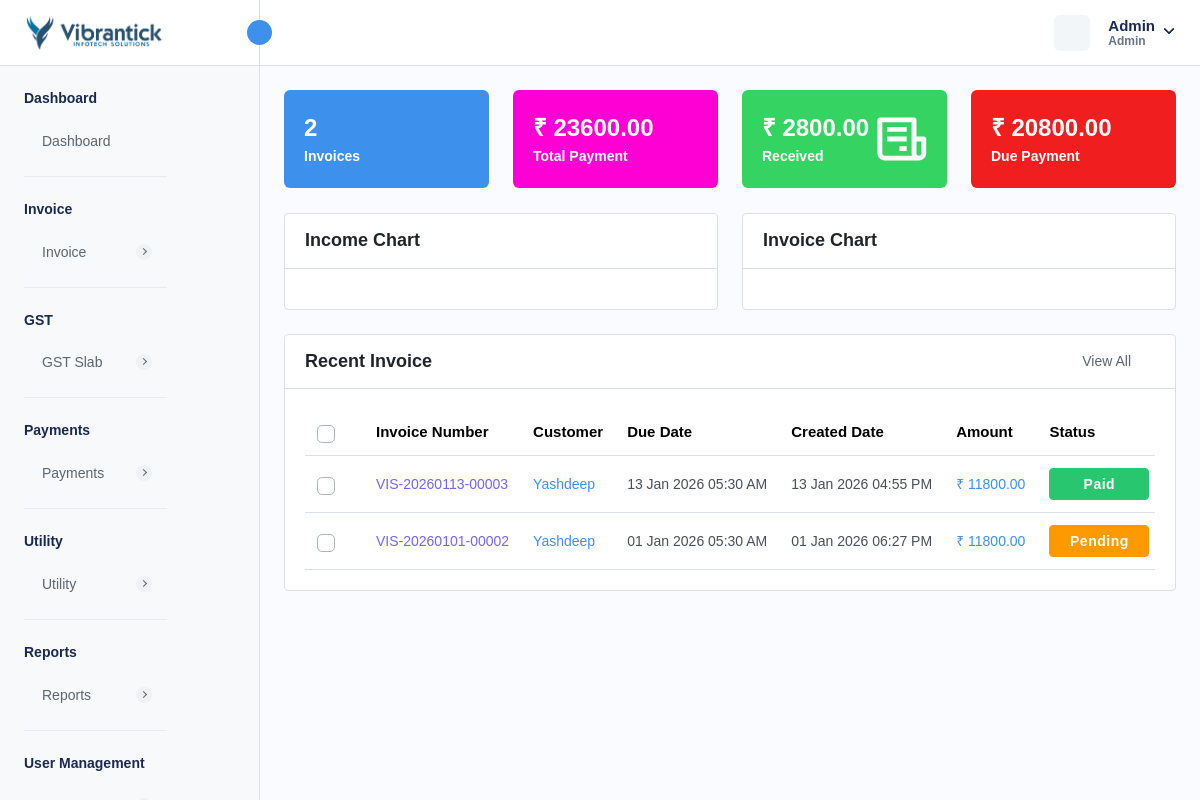
The page /admin-dashboard.php (signed in) on the database as committed earlier.
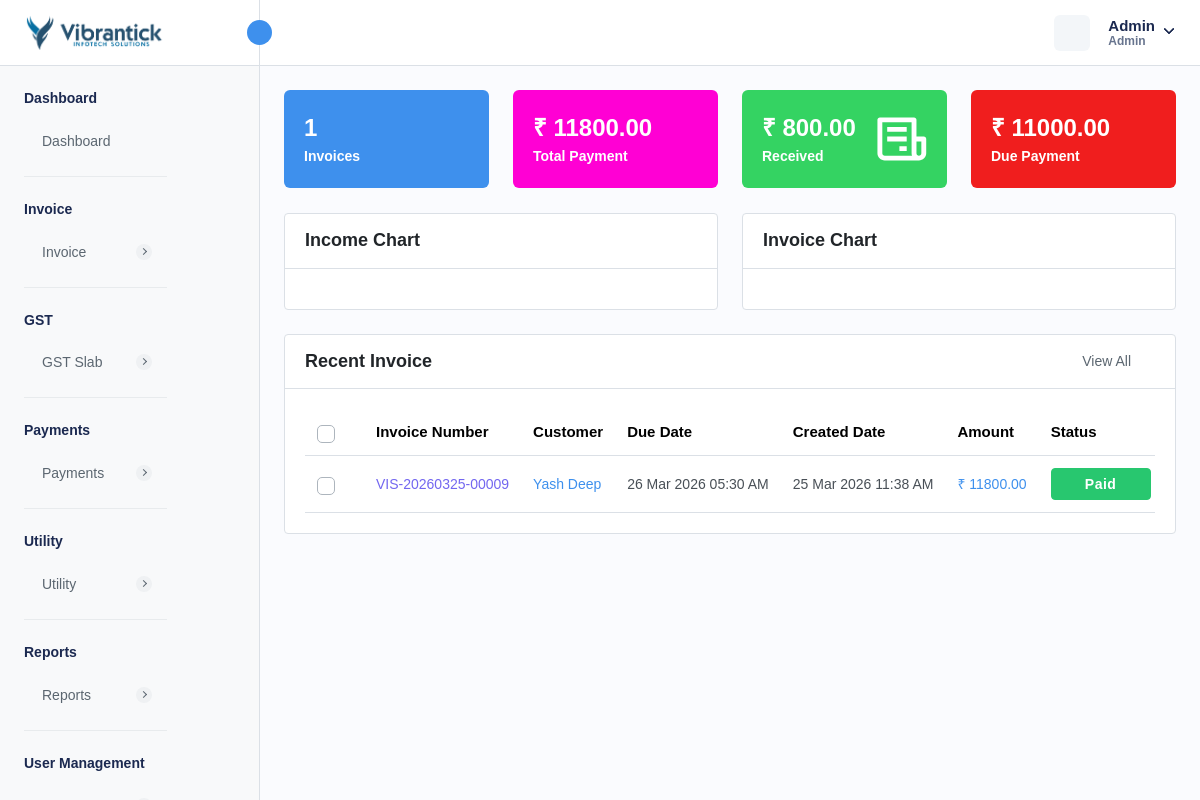
The same page on the database as committed later.
### tables this page shows
CREATE TABLE `company_settings` (
  `company_id` int NOT NULL AUTO_INCREMENT,
  `company_name` varchar(255) DEFAULT NULL,
  `company_email` varchar(255) DEFAULT NULL,
  `company_phone` varchar(20) DEFAULT NULL,
  `company_website` varchar(255) DEFAULT NULL,
  `company_logo` varchar(255) DEFAULT NULL,
  `favicon` varchar(255) DEFAULT NULL,
  `address` text,
  `country` varchar(100) DEFAULT NULL,
  `state` varchar(100) DEFAULT NULL,
  `city` varchar(100) DEFAULT NULL,
  `postal_code` varchar(20) DEFAULT NULL,
  `created_at` timestamp NULL DEFAULT CURRENT_TIMESTAMP,
  `updated_at` timestamp NULL DEFAULT CURRENT_TIMESTAMP ON UPDATE CURRENT_TIMESTAMP,
  PRIMARY KEY (`company_id`)
);

CREATE TABLE `localization_settings` (
  `id` int NOT NULL AUTO_INCREMENT,
  `language` varchar(50) DEFAULT 'English',
  `timezone` varchar(100) DEFAULT 'UTC',
  `date_format` varchar(20) DEFAULT 'd M Y',
  `time_format` varchar(10) DEFAULT '12',
  `currency_id` int DEFAULT NULL,
  `created_at` datetime DEFAULT CURRENT_TIMESTAMP,
  `updated_at` datetime DEFAULT CURRENT_TIMESTAMP ON UPDATE CURRENT_TIMESTAMP,
  PRIMARY KEY (`id`)
);

CREATE TABLE `currency` (
  `currency_id` int NOT NULL AUTO_INCREMENT,
  `currency_name` varchar(255) DEFAULT NULL,
  `currency_code` varchar(45) DEFAULT NULL,
  `currency_symbol` varchar(45) DEFAULT NULL,
  `currency_rate` decimal(10,2) DEFAULT NULL,
  `created_at` timestamp NULL DEFAULT CURRENT_TIMESTAMP,
  `updated_at` timestamp NULL DEFAULT NULL,
  `is_active` int DEFAULT '1',
  PRIMARY KEY (`currency_id`)
);

CREATE TABLE `invoice` (
  `invoice_id` int NOT NULL AUTO_INCREMENT,
  `invoice_number` varchar(255) NOT NULL,
  `payment_method` enum('CREDIT_CARD','DEBIT_CARD','CASH','NET_BANKING','PAYPAL','OTHER') NOT NULL,
  `transaction_id` varchar(255) DEFAULT NULL,
  `status` enum('PAID','PENDING','CANCELLED','REFUNDED') NOT NULL,
  `amount` decimal(10,2) NOT NULL,
  `quantity` int NOT NULL,
  `discount` decimal(10,2) NOT NULL,
  `total_amount` decimal(10,2) NOT NULL,
  `due_date` varchar(255) DEFAULT NULL,
  `customer_id` int DEFAULT NULL,
  `service_id` json DEFAULT NULL,
  `description` longtext,
  `created_at` timestamp NULL DEFAULT CURRENT_TIMESTAMP,
  `updated_at` timestamp NULL DEFAULT CURRENT_TIMESTAMP ON UPDATE CURRENT_TIMESTAMP,
  `is_active` int NOT NULL DEFAULT '1',
  `reminder_enabled` int NOT NULL DEFAULT '0',
  `reminder_count` int NOT NULL DEFAULT '0',
  `created_by` int NOT NULL,
  `from_date` varchar(255) DEFAULT NULL,
  `to_date` varchar(255) DEFAULT NULL,
  `invoice_type` enum('FIXED','RECURSIVE') DEFAULT NULL,
  `invoice_title` varchar(255) DEFAULT NULL,
  `gst_status` enum('PAID','HOLD','CANCELLED') DEFAULT 'HOLD',
  `repeat_cycle` enum('DAILY','WEEKLY','MONTHLY','QUARTERLY','SEMIQUARTERLY','ANNUALLY','BIENNIALLY') DEFAULT NULL,
  `create_before` int DEFAULT NULL,
  PRIMARY KEY (`invoice_id`),
  UNIQUE KEY `invoice_number_UNIQUE` (`invoice_number`),
  UNIQUE KEY `transaction_id_UNIQUE` (`transaction_id`),
  KEY `fk_invoice_customer` (`customer_id`),
  CONSTRAINT `fk_invoice_customer` FOREIGN KEY (`customer_id`) REFERENCES `customer` (`customer_id`) ON DELETE CASCADE
);

CREATE TABLE `customer` (
  `customer_id` int NOT NULL AUTO_INCREMENT,
  `customer_name` varchar(255) NOT NULL,
  `customer_phone` varchar(15) DEFAULT NULL,
  `customer_email` varchar(255) DEFAULT NULL,
  `customer_address` text,
  `ship_name` varchar(255) DEFAULT NULL,
  `ship_phone` varchar(15) DEFAULT NULL,
  `ship_email` varchar(255) DEFAULT NULL,
  `ship_address` text,
  `isActive` int DEFAULT '1',
  `created_at` timestamp NULL DEFAULT CURRENT_TIMESTAMP,
  `updated_at` timestamp NULL DEFAULT NULL ON UPDATE CURRENT_TIMESTAMP,
  `customer_state` varchar(45) DEFAULT NULL,
  `customer_city` int DEFAULT NULL,
  `gst_number` varchar(45) DEFAULT NULL,
  `image` varchar(155) DEFAULT NULL,
  `pan_number` varchar(10) DEFAULT NULL,
  `tan_number` varchar(10) DEFAULT NULL,
  PRIMARY KEY (`customer_id`),
  UNIQUE KEY `customer_phone_UNIQUE` (`customer_phone`),
  UNIQUE KEY `customer_email_UNIQUE` (`customer_email`),
  UNIQUE KEY `gst_number_UNIQUE` (`gst_number`),
  UNIQUE KEY `pan_number_UNIQUE` (`pan_number`),
  UNIQUE KEY `tan_number_UNIQUE` (`tan_number`)
);

### utility/formatDateTime.php (called while the page is built, shortened)
<?php
function formatDateTime($dateTimeValue, $localizationSettings)
{
    try {
        $timezone = $localizationSettings['timezone'] ?? 'UTC';
        $dateFormat = $localizationSettings['date_format'] ?? 'd M Y';
        $format = $dateFormat;
        $date = new DateTime($dateTimeValue, new DateTimeZone('UTC'));
        $date->setTimezone(new DateTimeZone($timezone));
        return $date->format($format);
    } catch (Exception $e) {
        return $dateTimeValue;
    }
}

### admin-dashboard.php (the view, shortened to what the rows shown need)
<?php
require './database/config.php';
require './utility/formatDateTime.php';
try {
    $stmtFetchLocalizationSettings = $db->prepare("SELECT * FROM localization_settings INNER JOIN currency ON localization_settings.currency_id = currency.currency_id WHERE currency.is_active = 1  ");
    $stmtFetchLocalizationSettings->execute();
    $localizationSettings = $stmtFetchLocalizationSettings->get_result()->fetch_array(MYSQLI_ASSOC);
    $stmtFetchCompanySettings = $db->prepare("SELECT * FROM company_settings");
    $stmtFetchCompanySettings->execute();
    $companySettings = $stmtFetchCompanySettings->get_result()->fetch_array(MYSQLI_ASSOC);
    $stmtTotalInvoice = $db->prepare("
    SELECT COALESCE(SUM(total_amount), 0) AS total_payment
    FROM invoice
    WHERE is_active = 1
    AND status IN ('PAID', 'PENDING')
    ");
    $stmtTotalInvoice->execute();
    $totalAmount = $stmtTotalInvoice->get_result()->fetch_array(MYSQLI_ASSOC);
    $stmtTotalPaidAmount = $db->prepare('SELECT
    SUM(credit_amount) AS total_received
        FROM ledger_transactions
        WHERE transaction_type = "PAYMENT";
    ');
    $stmtTotalPaidAmount->execute();
    $totalPaidAmount = $stmtTotalPaidAmount->get_result()->fetch_array(MYSQLI_ASSOC);
    $stmtTotalDueAmount = $db->prepare('SELECT
        (
            SELECT COALESCE(SUM(total_amount),0)
            FROM invoice
            WHERE is_active = 1
        )
        -
        (
            SELECT COALESCE(SUM(credit_amount),0)
            FROM ledger_transactions
            WHERE transaction_type = "PAYMENT"
        )
    AS total_due;
    ');
    $stmtTotalDueAmount->execute();
    $totalDueAmount = $stmtTotalDueAmount->get_result()->fetch_array(MYSQLI_ASSOC);
    $stmtFetchInvoices = $db->prepare("SELECT
        invoice.*,
        customer.customer_id,
        customer.customer_name,
        admin.admin_username
        FROM invoice
        INNER JOIN customer ON customer.customer_id = invoice.customer_id
        LEFT JOIN admin ON admin.admin_id = invoice.created_by
        WHERE invoice.is_active = 1
        ORDER BY invoice.created_at DESC
        LIMIT 10;
        ");
    if ($stmtFetchInvoices->execute()) {
        $invoices = $stmtFetchInvoices->get_result();
    } else {
        $_SESSION['error'] = 'Error for fetching customers';
    }
} catch (Exception $e) {
    $_SESSION['error'] = $e->getMessage();
    header("Location: " . getenv("BASE_URL") . "dashboard");
    exit;
}
?>
<!DOCTYPE html>
<html lang="en">
<head>
    <link rel="stylesheet" href="assets/css/bootstrap.min.css">
    <link rel="stylesheet" href="assets/css/bootstrap-datetimepicker.min.css">
    <link rel="stylesheet" href="assets/css/animate.css">
    <link rel="stylesheet" href="assets/plugins/select2/css/select2.min.css">
    <link rel="stylesheet" href="assets/plugins/fontawesome/css/fontawesome.min.css">
    <link rel="stylesheet" href="assets/plugins/fontawesome/css/all.min.css">
    <link rel="stylesheet" href="assets/css/style.css">
</head>
<body>
    <div class="main-wrapper">
        <div class="header">
            <?php require_once("header.php"); ?>
        </div>
        <div class="page-wrapper">
            <div class="content">
                <div class="row">
                    <div class="col-xl-3 col-sm-6 col-12 d-flex">
                        <div class="dash-count das1">
                            <div class="dash-counts">
                                <h4>
                                    <?php
                                    $currency = isset($localizationSettings["currency_symbol"]) ? $localizationSettings["currency_symbol"] : "$";
                                    $totalAmount = !empty($totalAmount['total_payment']) ? $totalAmount['total_payment'] : 0;
                                    echo $currency . " " . $totalAmount;
                                    ?>
                                </h4>
                                <h5><a class="text-white" href="reports.php">Total Payment</a></h5>
                            </div>
                        </div>
                    </div>
                    <div class="col-xl-3 col-sm-6 col-12 d-flex">
                        <div class="dash-count das2">
                            <div class="dash-counts">
                                <h4>
                                    <?php
                                    $currency = isset($localizationSettings["currency_symbol"]) ? $localizationSettings["currency_symbol"] : "$";
                                    $totalPaidAmount = !empty($totalPaidAmount['total_received']) ? $totalPaidAmount['total_received'] : 0;
                                    echo $currency . " " . $totalPaidAmount;
                                    ?>
                                </h4>
                                <h5><a class="text-white" href="reports.php">Received</a></h5>
                            </div>
                        </div>
                    </div>
                    <div class="col-xl-3 col-sm-6 col-12 d-flex">
                        <div class="dash-count das3">
                            <div class="dash-counts">
                                <h4>
                                    <?php
                                    $currency = isset($localizationSettings["currency_symbol"]) ? $localizationSettings["currency_symbol"] : "$";
                                    $dueAmount = !empty($totalDueAmount['total_due']) ? $totalDueAmount['total_due'] : 0;
                                    echo $currency . " " . $dueAmount;
                                    ?>
                                </h4>
                                <h5><a class="text-white" href="reports.php">Due Payment</a></h5>
                            </div>
                        </div>
                    </div>
                </div>
                <div class="card">
                    <div class="card-body">
                        <div class="table-responsive dataview">
                            <table class="table dashboard-expired-products">
                                <thead>
                                    <tr>
                                        <th class="no-sort">
                                            <label class="checkboxs">
                                                <span class="checkmarks"></span>
                                            </label>
                                        </th>
                                        <th>Invoice Number</th>
                                        <th>Customer</th>
                                        <th>Due Date</th>
                                        <th>Created Date</th>
                                        <th class="no-sort">Amount</th>
                                        <th>Status</th>
                                    </tr>
                                </thead>
                                <tbody>
                                    <?php foreach ($invoices->fetch_all(MYSQLI_ASSOC) as $invoice) { ?>
                                        <tr>
                                            <td>
                                                <label class="checkboxs">
                                                    <span class="checkmarks"></span>
                                                </label>
                                            </td>
                                            <td class="ref-number"><?php echo $invoice['invoice_number'] ?></td>
                                            <td><a class="text-primary"
                                                    href="view-customer-report?id=<?= base64_encode($invoice['customer_id']) ?>"><?php echo $invoice['customer_name'] ?></a>
                                            </td>
                                            <td><?php echo formatDateTime($invoice['due_date'], $localizationSettings); ?>
                                            </td>
                                            <td><?php echo formatDateTime($invoice['created_at'], $localizationSettings); ?>
                                            </td>
                                            <td class="text-primary">
                                                <?php echo (isset($localizationSettings["currency_symbol"]) ? $localizationSettings["currency_symbol"] : "$") . " " . $invoice['total_amount'] ?>
                                            </td>
                                            <td>
                                                <?php if ($invoice['status'] == 'PAID') { ?>
                                                    <span class="badge badge-lg bg-success">Paid</span>
                                                <?php } elseif ($invoice['status'] == 'CANCELLED') { ?>
                                                    <span class="badge badge-lg bg-danger">Cancelled</span>
                                                <?php } elseif ($invoice['status'] == 'PENDING') { ?>
                                                    <span class="badge badge-lg bg-warning">Pending</span>
                                                <?php } elseif ($invoice['status'] == 'REFUNDED') { ?>
                                                    <span class="badge badge-lg bg-primary">Refunded</span>
                                                <?php } ?>
                                            </td>
                                        </tr>
                                    <?php } ?>
                                </tbody>
                            </table>
                        </div>
                    </div>
                </div>
            </div>
        </div>
    </div>
</body>
</html>

### header.php (shortened to what the rows shown need)
<div class="header">
    <div class="header-left active">
        <a href="<?= getenv("BASE_URL") . "dashboard" ?>" class="logo logo-normal">
            <img src="<?= isset($companySettings['company_logo']) ? $companySettings['company_logo'] : "assets/img/logo/vis-logo.png" ?>"
                alt="" />
        </a>
    </div>
</div>

Rows that differ between the two databases and show on the page:
removed invoice: invoice_number "VIS-20260113-00003", customer.customer_name "Yashdeep", due_date.date_format "13 Jan 2026 05:30 AM", created_at.date_format "13 Jan 2026 04:55 PM", $localizationSettings["currency_symbol"] "₹", total_amount "11800.00", status "Paid"
removed invoice: invoice_number "VIS-20260101-00002", customer.customer_name "Yashdeep", due_date.date_format "01 Jan 2026 05:30 AM", created_at.date_format "01 Jan 2026 06:27 PM", $localizationSettings["currency_symbol"] "₹", total_amount "11800.00", status "Pending"
added invoice: invoice_number "VIS-20260325-00009", customer.customer_name "Yash Deep", due_date.date_format "26 Mar 2026 05:30 AM", created_at.date_format "25 Mar 2026 11:38 AM", $localizationSettings["currency_symbol"] "₹", total_amount "11800.00", status "Paid"
Other text that changed with them:
$totalNumberInvoice['total_invoices']: "2" → "1"
$totalAmount: "23600.00" → "11800.00"
$totalPaidAmount: "2800.00" → "800.00"
$dueAmount: "20800.00" → "11000.00"
